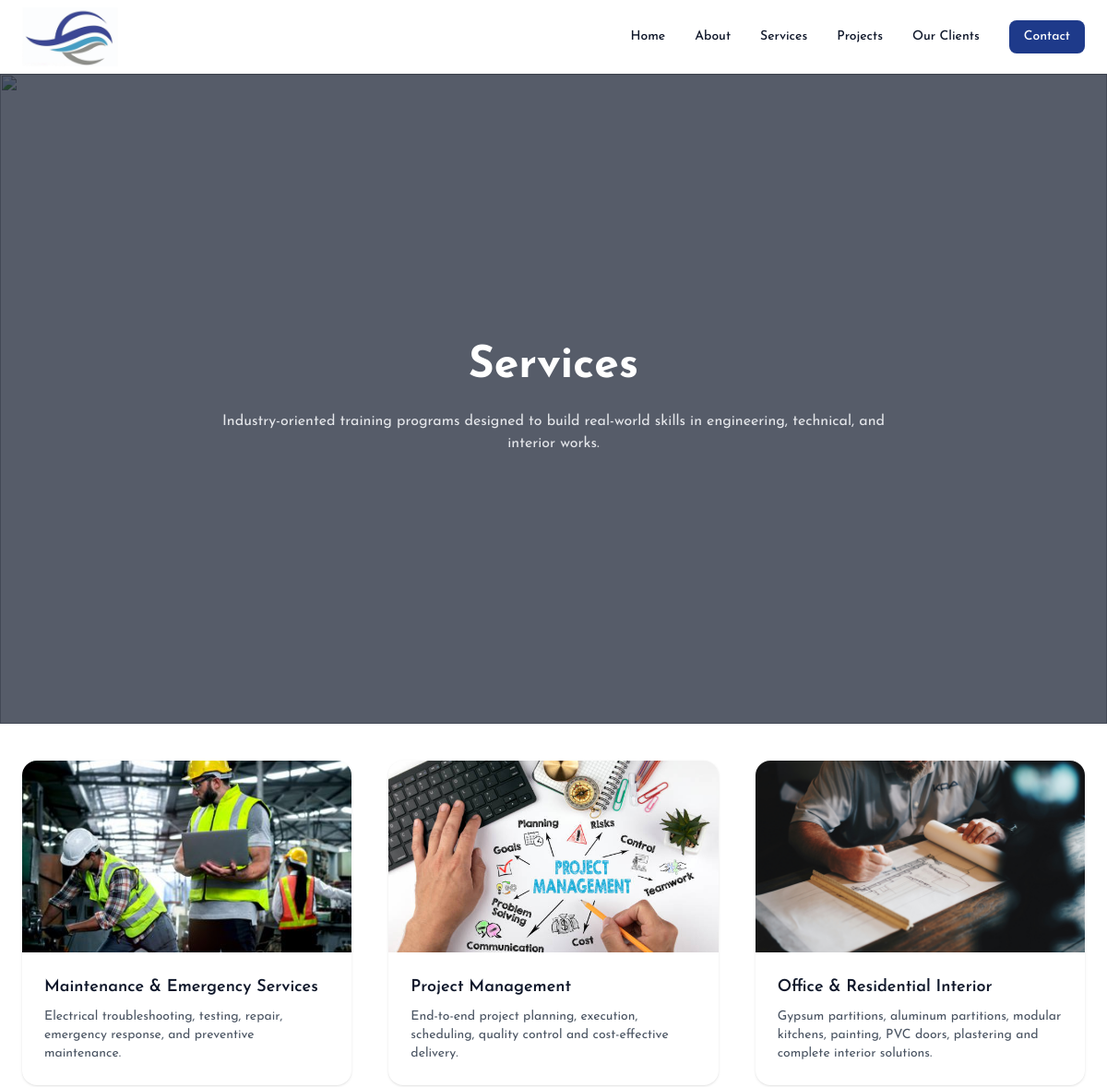
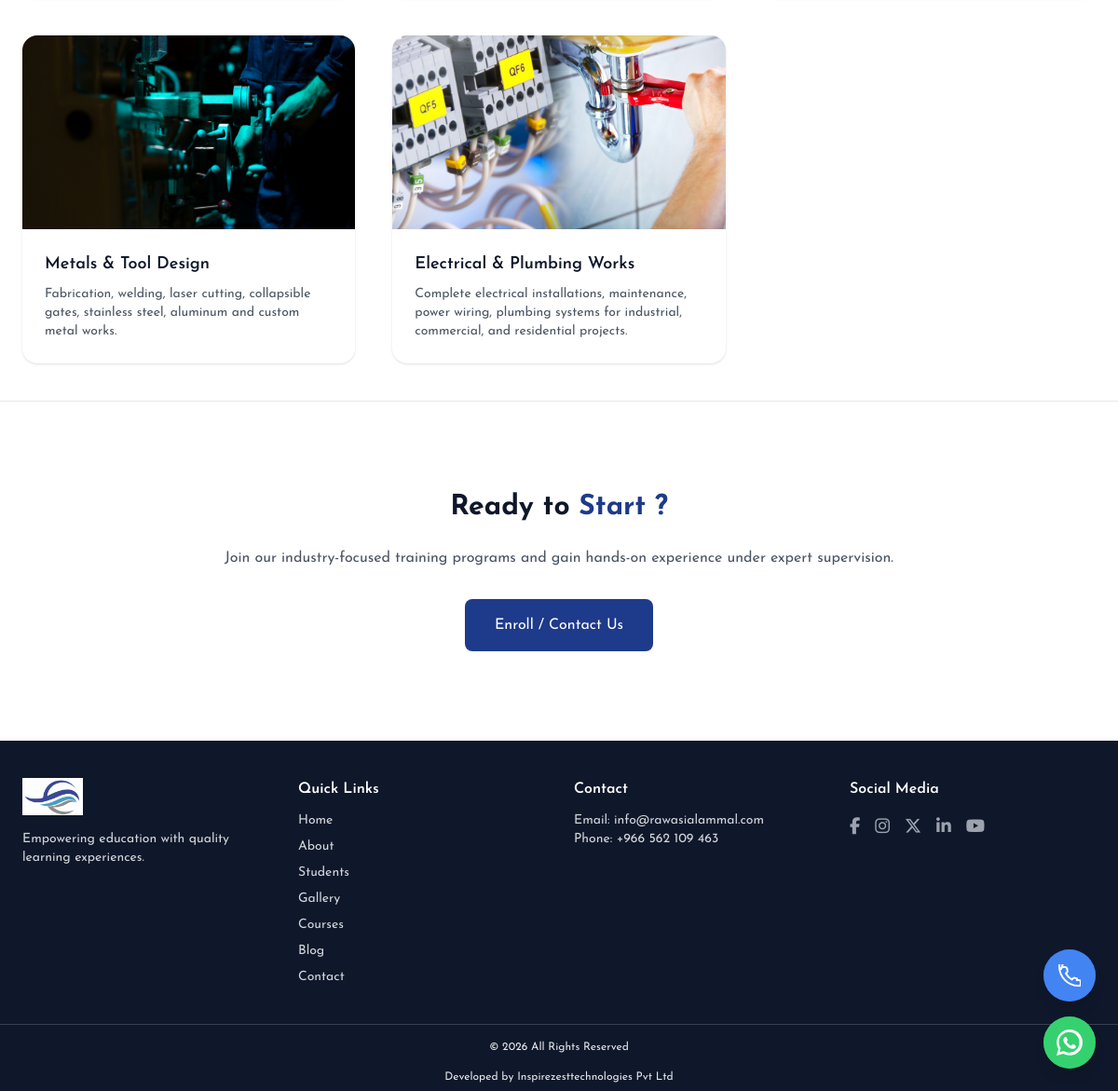
Page /courses/ on the committed database (2 pictures, top to bottom).
### app/models.py (models this page shows, shortened)
class Services(models.Model):
    image = models.ImageField(upload_to='services/')
    title=models.CharField(max_length=100)
    description=models.TextField()
    class Meta:
        verbose_name = "Service"
        verbose_name_plural = "Services"

### app/views.py (the view)
# urls.py: path('courses/', courses, name='courses'),
def courses(request):
    service=Services.objects.order_by('-id')
    context = {
        'Services': service,
    }
    return render(request, 'courses.html', context)

### app/templates/courses.html (shortened to what this page needs)
{% extends "base.html" %}
{% load static %}
{% block content %}
<section class="relative h-[30vh] flex items-center bg-white overflow-hidden">
    <img src="https://images.unsplash.com/photo-1581092580497-e0d23cbdf1dc"
        class="absolute inset-0 w-full h-full object-cover">
    <div class="absolute inset-0 bg-brandBlack/70"></div>
    <div class="relative max-w-7xl mx-auto px-6 text-center">
        <h1 class="text-4xl md:text-5xl font-extrabold text-white">
            Services
        </h1>
        <p class="mt-6 text-gray-200 max-w-3xl mx-auto">
            Industry-oriented training programs designed to build real-world skills
            in engineering, technical, and interior works.
        </p>
    </div>
</section>
<section class="bg-white py-10">
    <div class="max-w-7xl mx-auto px-6">
        <div class="grid sm:grid-cols-2 lg:grid-cols-3 gap-10">
            {% for s in Services %}
            <div data-aos="fade-up" data-aos-delay="400"
                class="group rounded-2xl overflow-hidden bg-white shadow hover:shadow-xl transition">
                <img src="{{ s.image.url }}"
                    class="h-52 w-full object-cover group-hover:scale-105 transition duration-500">
                <div class="p-6">
                    <h3 class="font-semibold text-lg text-brandBlack mb-2">
                        {{ s.title }}
                    </h3>
                    <p class="text-sm text-gray-600">
                        {{ s.description }}
                    </p>
                </div>
            </div>
            {% endfor %}
        </div>
    </div>
</section>
<section class="bg-white py-24 border-t">
    <div class="max-w-5xl mx-auto px-6 text-center">
        <h2 class="text-3xl font-bold text-brandBlack mb-6">
            Ready to <span class="text-brandBlue">Start ?</span>
        </h2>
        <p class="text-gray-600 mb-8">
            Join our industry-focused training programs and gain hands-on experience
            under expert supervision.
        </p>
        <a href="{% url 'contact' %}" class="inline-block bg-brandBlue text-white px-8 py-4 rounded-lg
                  hover:bg-brandBlack transition">
            Enroll / Contact Us
        </a>
    </div>
</section>
{% endblock %}

### app/templates/base.html (style rules this page uses)
html, body { scroll-behavior: smooth; margin: 0; padding: 0; overflow-x: hidden; }

### rows in the picture
Services: image (picture), title "Maintenance & Emergency Services", description "Electrical troubleshooting, testing, repair, emergency response, and preventive maintenance."
Services: image (picture), title "Project Management", description "End-to-end project planning, execution, scheduling, quality control and cost-effective delivery."
Services: image (picture), title "Office & Residential Interior", description "Gypsum partitions, aluminum partitions, modular kitchens, painting, PVC doors, plastering and complete interior solutions."
Services: image (picture), title "Metals & Tool Design", description "Fabrication, welding, laser cutting, collapsible gates, stainless steel, aluminum and custom metal works."
Services: image (picture), title "Electrical & Plumbing Works", description "Complete electrical installations, maintenance, power wiring, plumbing systems for industrial, commercial, and residential projects."
